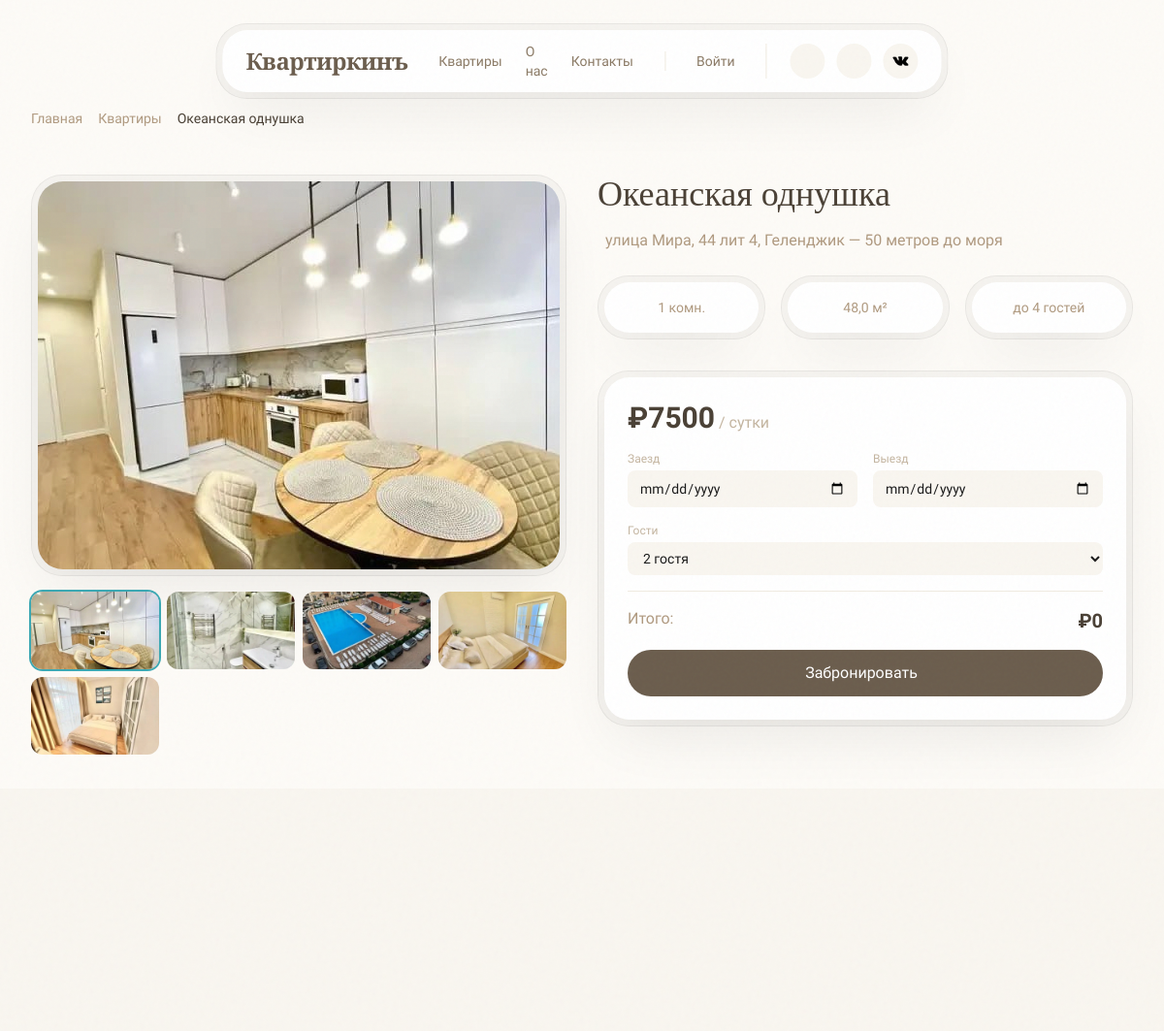
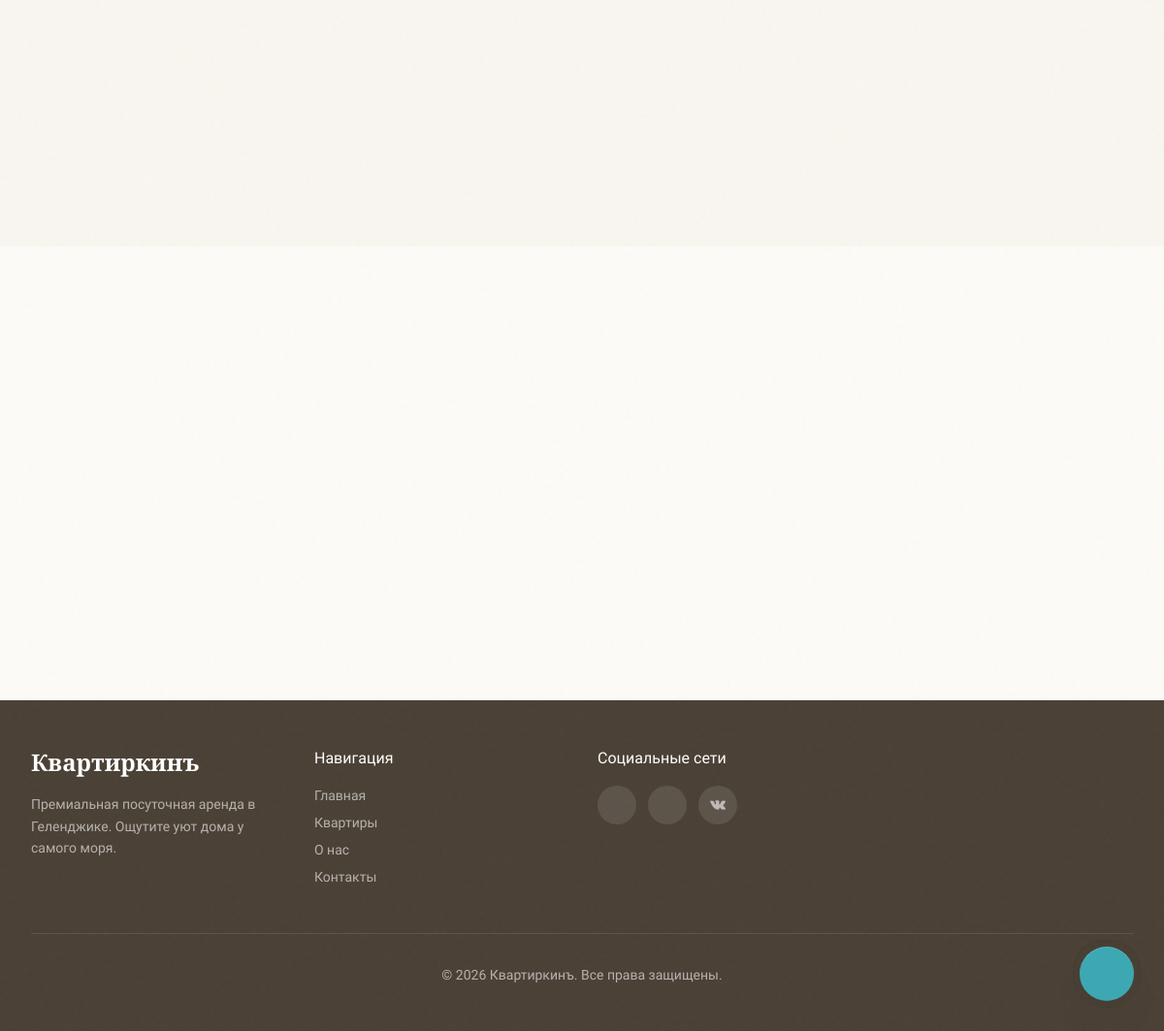
/apartment/okeanskay-odnushka/, run on the app's committed database (2 pictures, top to bottom).
### apartments/models.py (models this page shows, shortened)
class Apartment(models.Model):
    name = models.CharField('Название', max_length=200)
    slug = models.SlugField('URL-слаг', unique=True)
    address = models.CharField('Адрес', max_length=300)
    rooms = models.PositiveIntegerField('Количество комнат')
    area = models.DecimalField('Площадь (м²)', max_digits=6, decimal_places=1)
    price_per_day = models.DecimalField('Цена за сутки (₽)', max_digits=10, decimal_places=0)
    description = models.TextField('Описание')
    latitude = models.FloatField('Широта')
    longitude = models.FloatField('Долгота')
    max_guests = models.PositiveIntegerField('Максимум гостей', default=4)
    distance_to_sea = models.CharField('Расстояние до моря', max_length=100, blank=True)
    has_wifi = models.BooleanField('Wi-Fi', default=False)
    has_smart_tv = models.BooleanField('Smart TV', default=False)
    has_washing_machine = models.BooleanField('Стиральная машина', default=False)
    has_ac = models.BooleanField('Кондиционер', default=False)
    pets_allowed = models.BooleanField('Можно с питомцем', default=False)
    free_private_park = models.BooleanField("Бесплатная частная парковка", default=False) # new
    near_pool = models.BooleanField("Открытый бассейн рядом", default=False) # new
    avaible_smoke = models.BooleanField("Разрешено курить", default=False) # new
    is_active = models.BooleanField('Активна', default=True)
    bookings_enabled = models.BooleanField('Бронирование разрешено', default=True)
    created_at = models.DateTimeField('Создана', auto_now_add=True)
    class Meta:
        verbose_name = 'Апартаменты'
        verbose_name_plural = 'Апартаменты'
        ordering = ['name']
    def get_current_availability(self):
        from datetime import date
        today = date.today()
        overlapping = self.reservations.filter(
            status__in=['pending', 'confirmed'],
            check_in__lte=today,
            check_out__gt=today,
        ).exists()
        return not overlapping
    def can_be_booked(self):
        return self.bookings_enabled and self.is_active

class ApartmentImage(models.Model):
    apartment = models.ForeignKey(
        Apartment,
        on_delete=models.CASCADE,
        related_name='images',
        verbose_name='Апартаменты'
    )
    image = models.ImageField('Фото', upload_to='apartments/')
    order = models.PositiveIntegerField('Порядок', default=0)
    class Meta:
        verbose_name = 'Фото апартаментов'
        verbose_name_plural = 'Фото апартаментов'
        ordering = ['order']

### apartments/views.py (the view)
# urls.py: path('apartment/<slug:slug>/', views.apartment_detail, name='apartment_detail'),
def apartment_detail(request, slug):
    apartment = get_object_or_404(Apartment, slug=slug, is_active=True)
    images = apartment.images.all()
    reviews = apartment.reviews.select_related('user').all()
    review_form = ReviewForm()
    avg_rating = reviews.aggregate(avg=Avg('rating'))['avg'] or 0
    avg_rating = round(avg_rating, 1)
    reservations = Reservation.objects.filter(
        apartment=apartment,
        status__in=['pending', 'confirmed'],
        check_out__gte=date.today(),
    ).order_by('check_in')
    is_available = apartment.get_current_availability()
    context = {
        'apartment': apartment,
        'images': images,
                'reviews': reviews,
        'avg_rating': avg_rating,
        'review_count': reviews.count(),
        'reservations': reservations,
        'is_available': is_available,
        'review_form': review_form,
    }
    return render(request, 'apartment_detail.html', context)

### apartments/forms.py (shortened to what this page needs)
class ReviewForm(forms.ModelForm):
    RATING_CHOICES = [(i, str(i)) for i in range(1, 6)]
    rating = forms.TypedChoiceField(
        label='Оценка',
        choices=RATING_CHOICES,
        coerce=int,
        widget=forms.RadioSelect(attrs={'class': 'rating-input'}),
        error_messages={'required': 'Пожалуйста, выберите оценку'},
    )
    text = forms.CharField(
        label='Текст отзыва',
        min_length=10,
        max_length=2000,
        widget=forms.Textarea(attrs={
            'rows': 4,
            'class': 'w-full px-4 py-3 rounded-lg bg-sand-50 border border-sand-200 focus:border-sea-500 focus:ring-2 focus:ring-sea-200 transition-all resize-none',
            'placeholder': 'Поделитесь впечатлениями о квартире...',
        }),
        error_messages={
            'required': 'Пожалуйста, напишите текст отзыва',
            'min_length': 'Отзыв должен быть не короче 10 символов',
            'max_length': 'Отзыв слишком длинный (максимум 2000 символов)',
        },
    )
    class Meta:
        model = Review
        fields = ['rating', 'text']

### apartments/context_processors.py (called while the page is built)
def current_year(request):
    return {"current_year": datetime.now().year}

### templates/apartment_detail.html (shortened to what this page needs)
{% extends "base.html" %}
{% load static %}
{% block extra_css %}
    <link rel="stylesheet" href="{% static 'css/apartment-detail.css' %}">
{% endblock %}
{% block content %}
    <section class="pt-28 pb-4 px-4 sm:px-6 lg:px-8 xl:px-12">
        <div class="max-w-7xl mx-auto">
            <div class="flex items-center gap-2 text-sm text-sand-600 reveal">
                <a href="{% url 'index' %}" class="hover:text-sand-900">Главная</a>
                <a href="{% url 'apartment_list' %}" class="hover:text-sand-900">Квартиры</a>
                <span class="text-sand-900">{{ apartment.name }}</span>
            </div>
        </div>
    </section>
    <section class="py-8 px-4 sm:px-6 lg:px-8 xl:px-12">
        <div class="max-w-7xl mx-auto">
            <div class="grid lg:grid-cols-2 gap-8">
                <div class="reveal">
                    <div class="double-bezel mb-4">
                        <div class="double-bezel-inner overflow-hidden">
                            {% if images %}
                                <img id="gallery-main" src="{{ images.0.image.url }}" alt="{{ apartment.name }}"
                                     class="w-full h-[400px] object-cover transition-opacity duration-300">
                            {% else %}
                                <div id="gallery-main-placeholder" class="w-full h-[400px] bg-sand-200 flex items-center justify-center">
                                    <i class="ph ph-image text-6xl text-sand-400"></i>
                                </div>
                            {% endif %}
                        </div>
                    </div>
                    {% if images|length > 1 %}
                    <div class="grid grid-cols-4 gap-2">
                        {% for img in images %}
                        <img src="{{ img.image.url }}"
                             class="gallery-thumb rounded-xl h-20 w-full object-cover{% if forloop.first %} ring-2 ring-sea-500{% endif %}"
                             data-full="{{ img.image.url }}"
                             alt="{{ apartment.name }} фото {{ forloop.counter }}">
                        {% endfor %}
                    </div>
                    {% endif %}
                </div>
                <div class="reveal">
                    <h1 class="font-serif text-3xl sm:text-4xl font-medium text-sand-900 mb-4">{{ apartment.name }}</h1>
                    <p class="text-sand-600 mb-6 flex items-center gap-2">
                        {{ apartment.address }}{% if apartment.distance_to_sea %} — {{ apartment.distance_to_sea }} до моря{% endif %}
                    </p>
                    <div class="grid grid-cols-3 gap-4 mb-8">
                        <div class="double-bezel"><div class="double-bezel-inner p-4 text-center">
                            <div class="text-sm text-sand-600">{{ apartment.rooms }} комн.</div>
                        </div></div>
                        <div class="double-bezel"><div class="double-bezel-inner p-4 text-center">
                            <div class="text-sm text-sand-600">{{ apartment.area }} м²</div>
                        </div></div>
                        <div class="double-bezel"><div class="double-bezel-inner p-4 text-center">
                            <div class="text-sm text-sand-600">до {{ apartment.max_guests }} гостей</div>
                        </div></div>
                    </div>
                    <div class="double-bezel mb-8 sticky top-32">
                        <div class="double-bezel-inner p-6">
                            <div class="flex items-center justify-between mb-4">
                                <div>
                                    <span class="text-3xl font-semibold text-sand-900">₽{{ apartment.price_per_day|floatformat:0 }}</span>
                                    <span class="text-sand-500">/ сутки</span>
                                </div>
                            </div>
                            {% if apartment.can_be_booked %}
                            <form id="booking-form" action="{% url 'booking' apartment.slug %}" method="get" class="space-y-4">
                                <div class="grid grid-cols-2 gap-4">
                                    <div>
                                        <label class="block text-xs text-sand-500 mb-1">Заезд</label>
                                        <input type="date" id="check-in" name="check_in"
                                               class="w-full px-3 py-2 rounded-lg bg-sand-100 border-0 text-sm focus:ring-2 focus:ring-sea-500">
                                    </div>
                                    <div>
                                        <label class="block text-xs text-sand-500 mb-1">Выезд</label>
                                        <input type="date" id="check-out" name="check_out"
                                               class="w-full px-3 py-2 rounded-lg bg-sand-100 border-0 text-sm focus:ring-2 focus:ring-sea-500">
                                    </div>
                                </div>
                                <div>
                                    <label class="block text-xs text-sand-500 mb-1">Гости</label>
                                    <select id="guests" name="guests" class="w-full px-3 py-2 rounded-lg bg-sand-100 border-0 text-sm focus:ring-2 focus:ring-sea-500">
                                        <option value="2" selected>2 гостя</option>
                                    </select>
                                </div>
                                <div class="pt-4 border-t border-sand-200">
                                    <div class="flex justify-between mb-2">
                                        <span class="text-sand-600">Итого:</span>
                                        <span class="text-xl font-semibold text-sand-900" id="booking-total">₽0</span>
                                    </div>
                                </div>
                                <button type="submit" class="magnetic-btn w-full py-3 bg-sand-800 text-white rounded-full font-medium hover:bg-sand-900 transition-colors flex items-center justify-center gap-2">
                                    <span>Забронировать</span>
                                </button>
                            </form>
                            {% endif %}
                        </div>
                    </div>
                </div>
            </div>
        </div>
    </section>
    <section class="py-12 px-4 sm:px-6 lg:px-8 xl:px-12 bg-sand-100">
        <div class="max-w-7xl mx-auto">
            <div class="grid lg:grid-cols-3 gap-8">
            </div>
        </div>
    </section>
    <section class="py-12 px-4 sm:px-6 lg:px-8 xl:px-12">
        <div class="max-w-7xl mx-auto">
            <div id="reviews-list" class="grid md:grid-cols-2 gap-6">
            </div>
        </div>
    </section>
{% endblock %}

### staticfiles/static/css/common.css (style rules this page uses)
body { background-color: #FDFBF7; color: #1a1a1a; }
html { scroll-behavior: smooth; }
.double-bezel { padding: 6px; background: rgba(0, 0, 0, 0.03); border-radius: 2rem; border: 1px solid rgba(0, 0, 0, 0.05); }
.double-bezel-inner { background: white; border-radius: calc(2rem - 6px); box-shadow: inset 0 1px 1px rgba(255, 255, 255, 0.15), 0 25px 60px -12px rgba(0, 0, 0, 0.08); }
.magnetic-btn { transition: all 0.7s cubic-bezier(0.32, 0.72, 0, 1); }
.reveal { opacity: 0; transform: translateY(40px); filter: blur(4px); transition: all 0.8s cubic-bezier(0.32, 0.72, 0, 1); }
.reveal.active { opacity: 1; transform: translateY(0); filter: blur(0); }

### staticfiles/static/css/apartment-detail.css (style rules this page uses)
.gallery-thumb { cursor: pointer; transition: all 0.3s; }

### data on the page
Apartment: name "Океанская однушка", address "улица Мира, 44 лит 4, Геленджик", distance_to_sea "50 метров", rooms "1", area "48,0", max_guests "4", price_per_day "7500"
ApartmentImage: image (picture)
ApartmentImage: image (picture)
ApartmentImage: image (picture)
ApartmentImage: image (picture)
ApartmentImage: image (picture)
